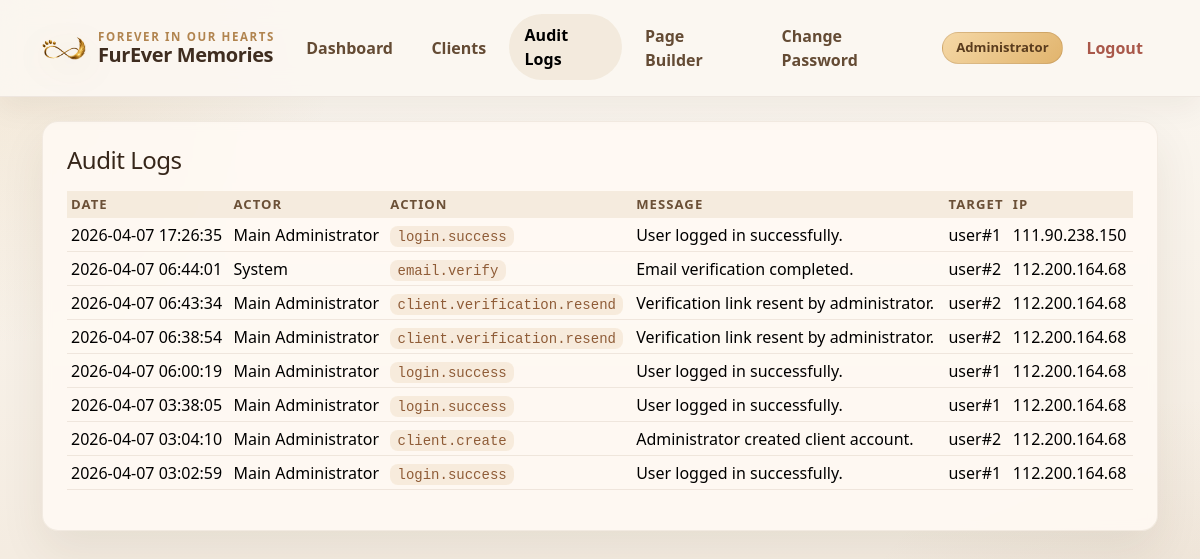
/audit_logs.php (signed in), run on the app's committed database.
### tables this page shows
CREATE TABLE `audit_logs` (
  `id` bigint(20) UNSIGNED NOT NULL,
  `actor_user_id` int(10) UNSIGNED DEFAULT NULL,
  `actor_role` varchar(50) DEFAULT NULL,
  `action_name` varchar(100) NOT NULL,
  `message` varchar(255) NOT NULL,
  `target_type` varchar(100) DEFAULT NULL,
  `target_id` int(10) UNSIGNED DEFAULT NULL,
  `ip_address` varchar(64) DEFAULT NULL,
  `user_agent` varchar(500) DEFAULT NULL,
  `metadata_json` longtext DEFAULT NULL,
  `created_at` datetime NOT NULL
);

CREATE TABLE `users` (
  `id` int(10) UNSIGNED NOT NULL,
  `role` enum('administrator','client') NOT NULL,
  `client_guid` varchar(64) DEFAULT NULL,
  `full_name` varchar(150) NOT NULL,
  `contact_number` varchar(50) DEFAULT NULL,
  `address` text DEFAULT NULL,
  `email` varchar(150) NOT NULL,
  `password_hash` varchar(255) NOT NULL,
  `is_active` tinyint(1) NOT NULL DEFAULT 1,
  `is_email_verified` tinyint(1) NOT NULL DEFAULT 0,
  `email_verified_at` datetime DEFAULT NULL,
  `last_login_at` datetime DEFAULT NULL,
  `last_login_ip` varchar(64) DEFAULT NULL,
  `created_at` datetime NOT NULL,
  `updated_at` datetime NOT NULL
);

### includes/functions.php (called while the page is built, shortened)
<?php
require_once __DIR__ . '/../config/db.php';
function e($value): string
{
    return htmlspecialchars((string)$value, ENT_QUOTES, 'UTF-8');
}
function current_user(): ?array
{
    return $_SESSION['user'] ?? null;
}
function is_admin(): bool
{
    return (current_user()['role'] ?? '') === 'administrator';
}
function fetch_recent_audit_logs(int $limit = 200): array
{
    $stmt = db()->query('SELECT a.*, u.full_name AS actor_name FROM audit_logs a LEFT JOIN users u ON u.id = a.actor_user_id ORDER BY a.id DESC LIMIT ' . (int)$limit);
    return $stmt->fetchAll();
}

### config/db.php (called while the page is built, shortened)
<?php
function db(): PDO
{
    $dsn = 'mysql:host=' . DB_HOST . ';dbname=' . DB_NAME . ';charset=utf8mb4';
    $pdo = new PDO($dsn, DB_USER, DB_PASS, [
        PDO::ATTR_ERRMODE => PDO::ERRMODE_EXCEPTION,
        PDO::ATTR_DEFAULT_FETCH_MODE => PDO::FETCH_ASSOC,
        PDO::ATTR_EMULATE_PREPARES => false,
    ]);
    return $pdo;
}

### audit_logs.php (the view, shortened to what this page needs)
<?php
$logs = fetch_recent_audit_logs();
?>
<!doctype html>
<html lang="en">
<head>
    <link href="https://cdn.jsdelivr.net/npm/bootstrap@5.3.3/dist/css/bootstrap.min.css" rel="stylesheet">
    <link rel="stylesheet" href="assets/css/site.css">
</head>
<body class="admin-page">
<?php include __DIR__ . '/includes/topbar.php'; ?>
<div class="container py-4 admin-shell">
    <div class="card border-0 shadow-sm rounded-4">
        <div class="card-body p-4">
            <h1 class="h4 mb-3">Audit Logs</h1>
            <div class="table-responsive">
                <table class="table table-sm align-middle">
                    <thead><tr><th>Date</th><th>Actor</th><th>Action</th><th>Message</th><th>Target</th><th>IP</th></tr></thead>
                    <tbody>
                    <?php foreach ($logs as $row): ?>
                        <tr>
                            <td><?= e($row['created_at']) ?></td>
                            <td><?= e($row['actor_name'] ?: $row['actor_role'] ?: 'System') ?></td>
                            <td><code><?= e($row['action_name']) ?></code></td>
                            <td><?= e($row['message']) ?></td>
                            <td><?= e(($row['target_type'] ?: '-') . ($row['target_id'] ? '#' . $row['target_id'] : '')) ?></td>
                            <td><?= e($row['ip_address']) ?></td>
                        </tr>
                    <?php endforeach; ?>
                    </tbody>
                </table>
            </div>
        </div>
    </div>
</div>
</body>
</html>

### includes/topbar.php (shortened to what this page needs)
<?php
require_once __DIR__ . '/functions.php';
$u = current_user();
$currentPage = basename((string)($_SERVER['PHP_SELF'] ?? ''));
$requestedClientGuid = trim((string)($_GET['clientguid'] ?? ''));
$dashboardUrl = 'dashboard.php' . ((is_admin() && $requestedClientGuid !== '') ? '?clientguid=' . urlencode($requestedClientGuid) : '');
$pageBuilderUrl = 'memorial_edit.php' . ((is_admin() && $requestedClientGuid !== '') ? '?clientguid=' . urlencode($requestedClientGuid) : '');
?>
<nav class="navbar navbar-expand-lg navbar-light sticky-top furever-admin-nav">
    <div class="container admin-nav-shell">
        <a class="navbar-brand admin-brand" href="<?= e($dashboardUrl) ?>">
            <img src="assets/images/logo-furever-memories.png" alt="FurEver Memories logo" class="admin-brand-logo">
            <span class="admin-brand-text">
                <small class="admin-brand-kicker">Forever in our hearts</small>
                <strong><?= e(APP_NAME) ?></strong>
            </span>
        </a>
        <div class="collapse navbar-collapse" id="navMain">
            <ul class="navbar-nav ms-auto align-items-lg-center gap-lg-2">
                <li class="nav-item"><a class="nav-link admin-nav-link<?= $currentPage === 'dashboard.php' ? ' active' : '' ?>" href="<?= e($dashboardUrl) ?>">Dashboard</a></li>
                <?php if (is_admin()): ?>
                    <li class="nav-item"><a class="nav-link admin-nav-link<?= $currentPage === 'admin_clients.php' ? ' active' : '' ?>" href="admin_clients.php">Clients</a></li>
                    <li class="nav-item"><a class="nav-link admin-nav-link<?= $currentPage === 'audit_logs.php' ? ' active' : '' ?>" href="audit_logs.php">Audit Logs</a></li>
                <?php endif; ?>
                <li class="nav-item"><a class="nav-link admin-nav-link<?= in_array($currentPage, ['memorial_edit.php', 'moderation.php'], true) ? ' active' : '' ?>" href="<?= e($pageBuilderUrl) ?>">Page Builder</a></li>
                <li class="nav-item"><a class="nav-link admin-nav-link<?= $currentPage === 'change_password.php' ? ' active' : '' ?>" href="change_password.php">Change Password</a></li>
                <li class="nav-item"><span class="badge admin-role-badge"><?= e(ucfirst((string)($u['role'] ?? ''))) ?></span></li>
                <li class="nav-item"><a class="nav-link admin-nav-link admin-logout-link" href="logout.php">Logout</a></li>
            </ul>
        </div>
    </div>
</nav>

### assets/css/site.css (style rules this page uses)
:root { --bg-portrait:none; --bg-landscape:none; --page-bg:#f6f1ea; --card-bg:rgba(255,255,255,.88); --shadow-soft:0 10px 30px rgba(0,0,0,.08); --marketing-ink:#2d3a43; --marketing-gold:#c89541; --marketing-cream:#fbf7f1; --marketing-cloud:#eff3f5; --marketing-sand:#e8ddcf; }
html,body { min-height:100%; }
body { position:relative; background:var(--page-bg); color:#1d1d1f; overflow-x:hidden; }
body::before { content:""; position:fixed; inset:0; background-image:var(--bg-landscape); background-size:cover; background-position:center center; background-repeat:no-repeat; z-index:-2; transform:scale(1.03); }
body::after { content:""; position:fixed; inset:0; background:linear-gradient(180deg, rgba(250,247,242,.72), rgba(250,247,242,.92)); z-index:-1; }
.admin-page { min-height:100vh; background: radial-gradient(circle at top left, rgba(198,149,72,.16), transparent 24%), radial-gradient(circle at bottom right, rgba(149,110,74,.14), transparent 28%), linear-gradient(180deg, #fbf7f1 0%, #f1e7da 100%); color:#4a3828; }
.admin-page::before, .admin-page::after { display:none; }
.admin-shell { position:relative; z-index:1; }
.furever-admin-nav { background:rgba(251,247,241,.92); border-bottom:1px solid rgba(86,60,34,.08); backdrop-filter:blur(12px); box-shadow:0 10px 30px rgba(58,41,24,.06); }
.admin-nav-shell { min-height:80px; }
.admin-brand { display:flex; align-items:center; gap:12px; color:#3f2d20; font-weight:700; letter-spacing:-0.02em; }
.admin-brand-logo { width:44px; height:44px; object-fit:contain; filter:drop-shadow(0 8px 18px rgba(102,73,39,.16)); }
.admin-brand-text { display:flex; flex-direction:column; line-height:1.05; }
.admin-brand-kicker { font-size:.72rem; font-weight:600; letter-spacing:.14em; text-transform:uppercase; color:#b1844f; }
.admin-nav-link { color:#644b34; font-weight:600; border-radius:999px; padding:.55rem .95rem !important; transition:background-color .2s ease, color .2s ease, transform .2s ease; }
.admin-nav-link:hover, .admin-nav-link:focus, .admin-nav-link.active { color:#4c3524; background:rgba(189,153,102,.14); transform:translateY(-1px); }
.admin-role-badge { background:linear-gradient(135deg, #f5d8a6 0%, #e1b46d 100%); color:#5a3c1d; border:1px solid rgba(137,95,51,.22); font-size:.82rem; padding:.5rem .85rem; border-radius:999px; font-weight:700; text-transform:capitalize; }
.admin-logout-link { color:#a9584a; }
.admin-page .card { border:1px solid rgba(107,77,46,.08) !important; background:rgba(255,250,244,.88); box-shadow:0 20px 45px rgba(63,45,28,.08) !important; overflow:hidden; }
.admin-page .card-body { color:#4a3828; }
.admin-page h1, .admin-page h2, .admin-page h3, .admin-page h4, .admin-page h5, .admin-page h6 { color:#36261a; letter-spacing:-0.02em; }
.admin-page .table { --bs-table-bg:transparent; --bs-table-striped-bg:rgba(236,225,210,.28); --bs-table-hover-bg:rgba(244,235,224,.52); --bs-table-border-color:rgba(130,98,67,.12); color:#4a3828; }
.admin-page .table thead th { color:#6b5037; background:rgba(241,229,214,.72); font-size:.82rem; text-transform:uppercase; letter-spacing:.08em; border-bottom:none; }
.admin-page .table code { color:#8f5c37; background:rgba(244,229,210,.68); padding:.18rem .45rem; border-radius:8px; }
.card { background:var(--card-bg); backdrop-filter:blur(4px); }

### data on the page
audit_logs: actor_role "Administrator", created_at "2026-04-07 17:26:35", actor_user.full_name "Main Administrator", action_name "login.success", message "User logged in successfully.", target_type+target "user#1", ip_address "111.90.238.150"
audit_logs: created_at "2026-04-07 06:44:01", actor_role "System", action_name "email.verify", message "Email verification completed.", target_type+target "user#2", ip_address "112.200.164.68"
audit_logs: created_at "2026-04-07 06:43:34", actor_user.full_name "Main Administrator", action_name "client.verification.resend", message "Verification link resent by administrator.", target_type+target "user#2", ip_address "112.200.164.68"
audit_logs: created_at "2026-04-07 06:38:54", actor_user.full_name "Main Administrator", action_name "client.verification.resend", message "Verification link resent by administrator.", target_type+target "user#2", ip_address "112.200.164.68"
audit_logs: created_at "2026-04-07 06:00:19", actor_user.full_name "Main Administrator", action_name "login.success", message "User logged in successfully.", target_type+target "user#1", ip_address "112.200.164.68"
audit_logs: created_at "2026-04-07 03:38:05", actor_user.full_name "Main Administrator", action_name "login.success", message "User logged in successfully.", target_type+target "user#1", ip_address "112.200.164.68"
audit_logs: created_at "2026-04-07 03:04:10", actor_user.full_name "Main Administrator", action_name "client.create", message "Administrator created client account.", target_type+target "user#2", ip_address "112.200.164.68"
audit_logs: created_at "2026-04-07 03:02:59", actor_user.full_name "Main Administrator", action_name "login.success", message "User logged in successfully.", target_type+target "user#1", ip_address "112.200.164.68"

### other printed values
APP_NAME "FurEver Memories"
